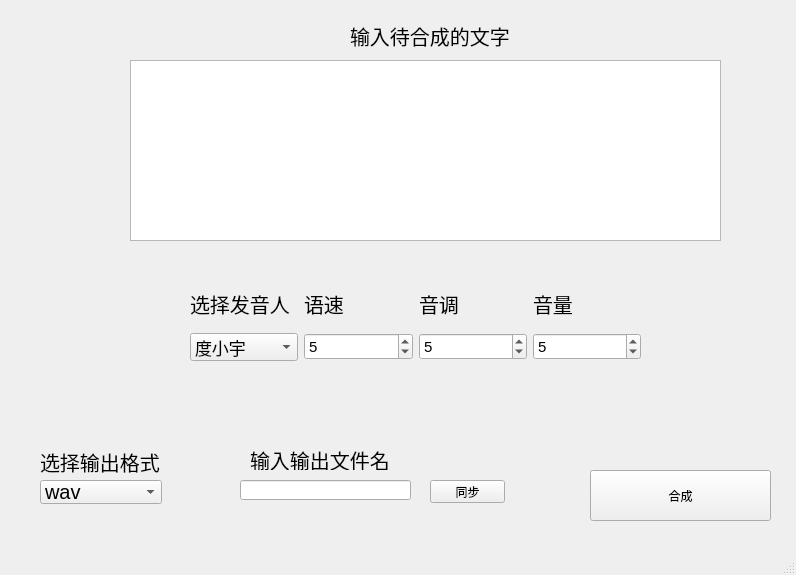
<?xml version="1.0" encoding="UTF-8"?>
<ui version="4.0">
 <class>MainWindow</class>
 <widget class="QMainWindow" name="MainWindow">
  <property name="geometry">
   <rect>
    <x>0</x>
    <y>0</y>
    <width>796</width>
    <height>575</height>
   </rect>
  </property>
  <property name="windowTitle">
   <string>MainWindow</string>
  </property>
  <widget class="QWidget" name="centralwidget">
   <widget class="QTextEdit" name="textEdit">
    <property name="geometry">
     <rect>
      <x>130</x>
      <y>60</y>
      <width>591</width>
      <height>181</height>
     </rect>
    </property>
   </widget>
   <widget class="QLabel" name="label">
    <property name="geometry">
     <rect>
      <x>350</x>
      <y>20</y>
      <width>181</width>
      <height>31</height>
     </rect>
    </property>
    <property name="font">
     <font>
      <pointsize>15</pointsize>
     </font>
    </property>
    <property name="text">
     <string>输入待合成的文字</string>
    </property>
   </widget>
   <widget class="QPushButton" name="pushButton">
    <property name="geometry">
     <rect>
      <x>590</x>
      <y>470</y>
      <width>181</width>
      <height>51</height>
     </rect>
    </property>
    <property name="text">
     <string>合成</string>
    </property>
   </widget>
   <widget class="QLineEdit" name="lineEdit">
    <property name="geometry">
     <rect>
      <x>240</x>
      <y>480</y>
      <width>171</width>
      <height>20</height>
     </rect>
    </property>
   </widget>
   <widget class="QLabel" name="label_7">
    <property name="geometry">
     <rect>
      <x>250</x>
      <y>450</y>
      <width>151</width>
      <height>20</height>
     </rect>
    </property>
    <property name="font">
     <font>
      <pointsize>15</pointsize>
     </font>
    </property>
    <property name="text">
     <string>输入输出文件名</string>
    </property>
   </widget>
   <widget class="QPushButton" name="pushButton_2">
    <property name="geometry">
     <rect>
      <x>430</x>
      <y>480</y>
      <width>75</width>
      <height>23</height>
     </rect>
    </property>
    <property name="text">
     <string>同步</string>
    </property>
   </widget>
   <widget class="QWidget" name="layoutWidget">
    <property name="geometry">
     <rect>
      <x>190</x>
      <y>280</y>
      <width>451</width>
      <height>81</height>
     </rect>
    </property>
    <layout class="QGridLayout" name="gridLayout">
     <item row="1" column="3">
      <widget class="QSpinBox" name="spinBox_3">
       <property name="font">
        <font>
         <pointsize>11</pointsize>
        </font>
       </property>
       <property name="maximum">
        <number>15</number>
       </property>
       <property name="value">
        <number>5</number>
       </property>
      </widget>
     </item>
     <item row="1" column="2">
      <widget class="QSpinBox" name="spinBox_2">
       <property name="font">
        <font>
         <pointsize>11</pointsize>
        </font>
       </property>
       <property name="maximum">
        <number>15</number>
       </property>
       <property name="value">
        <number>5</number>
       </property>
      </widget>
     </item>
     <item row="0" column="1">
      <widget class="QLabel" name="label_3">
       <property name="font">
        <font>
         <pointsize>15</pointsize>
        </font>
       </property>
       <property name="text">
        <string>语速</string>
       </property>
      </widget>
     </item>
     <item row="0" column="3">
      <widget class="QLabel" name="label_5">
       <property name="font">
        <font>
         <pointsize>15</pointsize>
        </font>
       </property>
       <property name="text">
        <string>音量</string>
       </property>
      </widget>
     </item>
     <item row="1" column="0">
      <widget class="QComboBox" name="comboBox">
       <property name="font">
        <font>
         <pointsize>13</pointsize>
        </font>
       </property>
       <item>
        <property name="text">
         <string>度小宇</string>
        </property>
       </item>
       <item>
        <property name="text">
         <string>度小美</string>
        </property>
       </item>
       <item>
        <property name="text">
         <string>度逍遥</string>
        </property>
       </item>
       <item>
        <property name="text">
         <string>度丫丫</string>
        </property>
       </item>
      </widget>
     </item>
     <item row="1" column="1">
      <widget class="QSpinBox" name="spinBox">
       <property name="font">
        <font>
         <pointsize>11</pointsize>
        </font>
       </property>
       <property name="maximum">
        <number>15</number>
       </property>
       <property name="value">
        <number>5</number>
       </property>
      </widget>
     </item>
     <item row="0" column="0">
      <widget class="QLabel" name="label_2">
       <property name="font">
        <font>
         <pointsize>15</pointsize>
        </font>
       </property>
       <property name="text">
        <string>选择发音人</string>
       </property>
      </widget>
     </item>
     <item row="0" column="2">
      <widget class="QLabel" name="label_4">
       <property name="font">
        <font>
         <pointsize>15</pointsize>
        </font>
       </property>
       <property name="text">
        <string>音调</string>
       </property>
      </widget>
     </item>
    </layout>
   </widget>
   <widget class="QWidget" name="layoutWidget">
    <property name="geometry">
     <rect>
      <x>40</x>
      <y>450</y>
      <width>122</width>
      <height>54</height>
     </rect>
    </property>
    <layout class="QGridLayout" name="gridLayout_2">
     <item row="1" column="0">
      <widget class="QComboBox" name="comboBox_2">
       <property name="font">
        <font>
         <pointsize>15</pointsize>
        </font>
       </property>
       <item>
        <property name="text">
         <string>wav</string>
        </property>
       </item>
       <item>
        <property name="text">
         <string>mp3</string>
        </property>
       </item>
      </widget>
     </item>
     <item row="0" column="0">
      <widget class="QLabel" name="label_6">
       <property name="font">
        <font>
         <pointsize>15</pointsize>
        </font>
       </property>
       <property name="text">
        <string>选择输出格式</string>
       </property>
      </widget>
     </item>
    </layout>
   </widget>
  </widget>
  <widget class="QMenuBar" name="menubar">
   <property name="geometry">
    <rect>
     <x>0</x>
     <y>0</y>
     <width>796</width>
     <height>23</height>
    </rect>
   </property>
  </widget>
  <widget class="QStatusBar" name="statusbar"/>
 </widget>
 <resources/>
 <connections/>
</ui>
